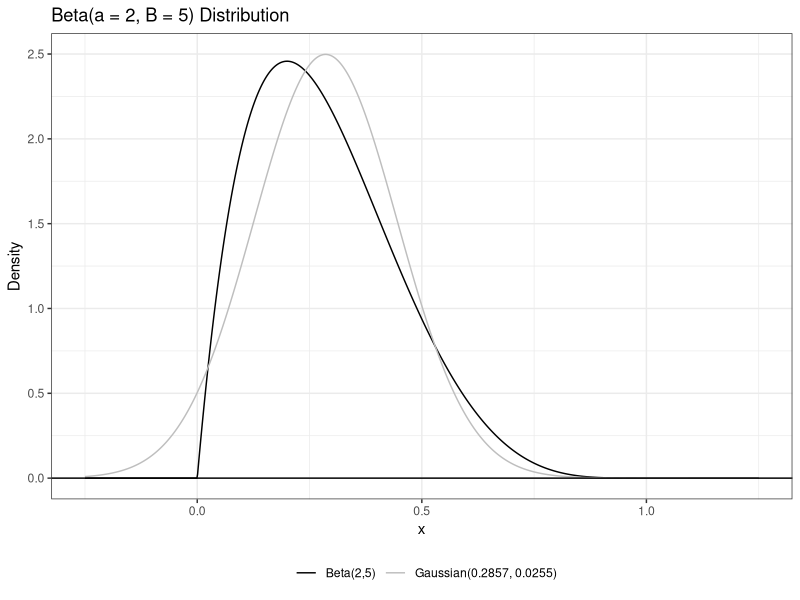
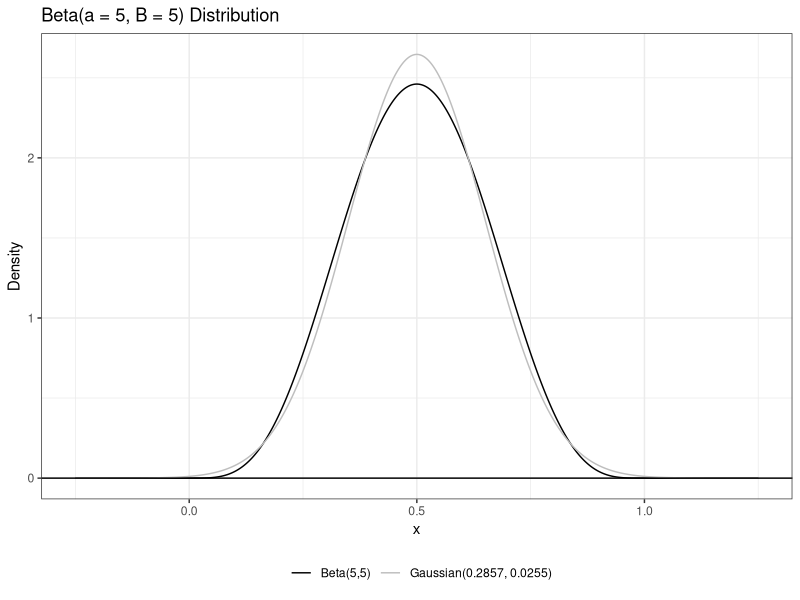
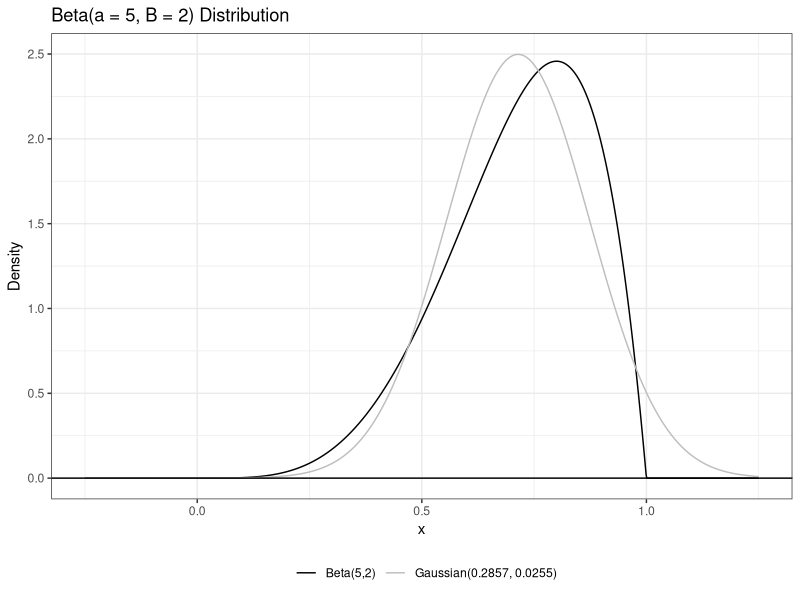
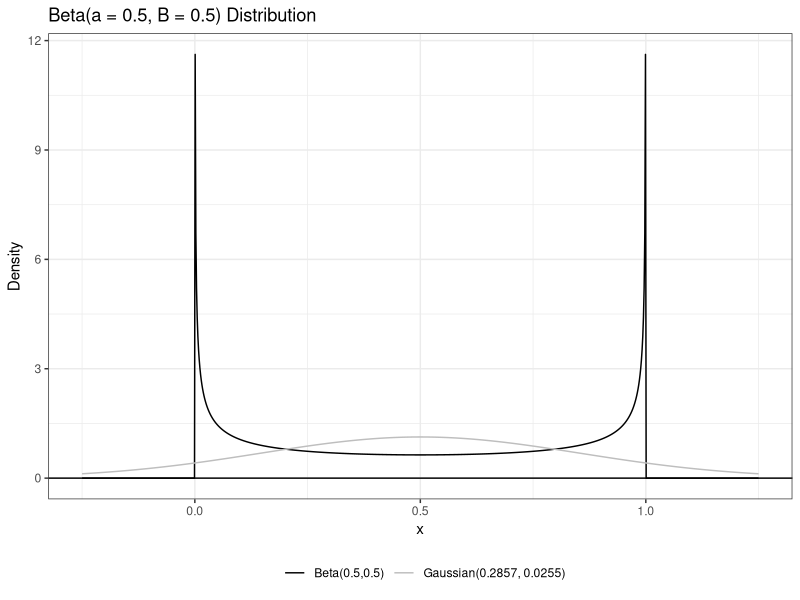
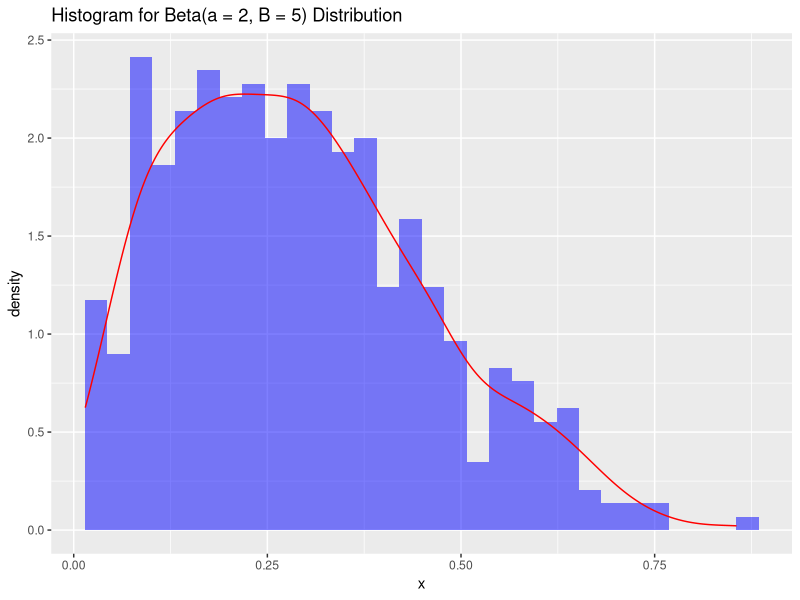

Source code (R) for these figures, in order:
########################################################################################################
#Task One: Describe the Population Distribution
#Load TidyVerse
library(tidyverse)

# Create a tibble with alpha and beta combinations
results <- tibble(
  Alpha = c(2, 5, 5, 0.5),
  Beta = c(5, 5, 2, 0.5)) |>
# Calculate all the statistics using mutate()
mutate(
  Mean = Alpha / (Alpha + Beta),
  Variance = (Alpha * Beta) / ((Alpha + Beta)^2 * (Alpha + Beta + 1)),
  Skewness = (2 * (Beta - Alpha)) * (sqrt(Alpha + Beta + 1)) / ((Alpha + Beta + 2) * sqrt(Alpha * Beta)),
  Excess_Kurtosis = ((6 * (((Alpha - Beta)^2) * (Alpha + Beta + 1) - 
  Alpha * Beta * (Alpha + Beta + 2))) / ((Alpha * Beta) * (Alpha + Beta + 2) * (Alpha + Beta + 3)))) |>
  mutate(Case = c("Case1","Case2","Case3","Case4")) |>
  select(Case, everything())

########################################################################################################
# Plot the 2,5 Distribution
########################################################################################################
alpha <- 2
beta <- 5
q1.fig.dat <- tibble(x = seq(-0.25, 1.25, length.out=1000))|>   # generate a grid of points
  mutate(beta.pdf = dbeta(x, alpha, beta),                      # compute the beta PDF
         norm.pdf = dnorm(x,                                    # Gaussian distribution with
                          mean = alpha/(alpha+beta),            # same mean and variance
                          sd = sqrt((alpha*beta)/((alpha+beta)^2*(alpha+beta+1)))))

ggplot(data= q1.fig.dat)+                                              # specify data
  geom_line(aes(x=x, y=beta.pdf, color="Beta(2,5)")) +                 # plot beta dist
  geom_line(aes(x=x, y=norm.pdf, color="Gaussian(0.2857, 0.0255)")) +  # plot guassian dist
  geom_hline(yintercept=0)+                                            # plot x axis
  theme_bw()+                                                          # change theme
  xlab("x")+                                                           # label x axis
  ylab("Density")+                                                     # label y axis
  scale_color_manual("", values = c("black", "grey"))+                 # change colors
  theme(legend.position = "bottom") +                                  # move legend to bottom
  ggtitle("Beta(a = 2, B = 5) Distribution")                           # title graph                          

########################################################################################################
# Plot the 5,5 Distribution
########################################################################################################
alpha <- 5
beta <- 5
q1.fig.dat <- tibble(x = seq(-0.25, 1.25, length.out=1000))|>   # generate a grid of points
  mutate(beta.pdf = dbeta(x, alpha, beta),                      # compute the beta PDF
         norm.pdf = dnorm(x,                                    # Gaussian distribution with
                          mean = alpha/(alpha+beta),            # same mean and variance
                          sd = sqrt((alpha*beta)/((alpha+beta)^2*(alpha+beta+1)))))

ggplot(data= q1.fig.dat)+                                              # specify data
  geom_line(aes(x=x, y=beta.pdf, color="Beta(5,5)")) +                 # plot beta dist
  geom_line(aes(x=x, y=norm.pdf, color="Gaussian(0.2857, 0.0255)")) +  # plot guassian dist
  geom_hline(yintercept=0)+                                            # plot x axis
  theme_bw()+                                                          # change theme
  xlab("x")+                                                           # label x axis
  ylab("Density")+                                                     # label y axis
  scale_color_manual("", values = c("black", "grey"))+                 # change colors
  theme(legend.position = "bottom") +                                  # move legend to bottom
  ggtitle("Beta(a = 5, B = 5) Distribution")                           # title graph      
########################################################################################################
# Plot the 5,2 Distribution
########################################################################################################
alpha <- 5
beta <- 2
q1.fig.dat <- tibble(x = seq(-0.25, 1.25, length.out=1000))|>   # generate a grid of points
  mutate(beta.pdf = dbeta(x, alpha, beta),                      # compute the beta PDF
         norm.pdf = dnorm(x,                                    # Gaussian distribution with
                          mean = alpha/(alpha+beta),            # same mean and variance
                          sd = sqrt((alpha*beta)/((alpha+beta)^2*(alpha+beta+1)))))

ggplot(data= q1.fig.dat)+                                              # specify data
  geom_line(aes(x=x, y=beta.pdf, color="Beta(5,2)")) +                 # plot beta dist
  geom_line(aes(x=x, y=norm.pdf, color="Gaussian(0.2857, 0.0255)")) +  # plot guassian dist
  geom_hline(yintercept=0)+                                            # plot x axis
  theme_bw()+                                                          # change theme
  xlab("x")+                                                           # label x axis
  ylab("Density")+                                                     # label y axis
  scale_color_manual("", values = c("black", "grey"))+                 # change colors
  theme(legend.position = "bottom") +                                  # move legend to bottom
  ggtitle("Beta(a = 5, B = 2) Distribution")                           # title graph      
########################################################################################################
# Plot the 0.5,0.5 Distribution
########################################################################################################
alpha <- 0.5
beta <- 0.5
q1.fig.dat <- tibble(x = seq(-0.25, 1.25, length.out=1000))|>   # generate a grid of points
  mutate(beta.pdf = dbeta(x, alpha, beta),                      # compute the beta PDF
         norm.pdf = dnorm(x,                                    # Gaussian distribution with
                          mean = alpha/(alpha+beta),            # same mean and variance
                          sd = sqrt((alpha*beta)/((alpha+beta)^2*(alpha+beta+1)))))

ggplot(data= q1.fig.dat)+                                              # specify data
  geom_line(aes(x=x, y=beta.pdf, color="Beta(0.5,0.5)")) +             # plot beta dist
  geom_line(aes(x=x, y=norm.pdf, color="Gaussian(0.2857, 0.0255)")) +  # plot guassian dist
  geom_hline(yintercept=0)+                                            # plot x axis
  theme_bw()+                                                          # change theme
  xlab("x")+                                                           # label x axis
  ylab("Density")+                                                     # label y axis
  scale_color_manual("", values = c("black", "grey"))+                 # change colors
  theme(legend.position = "bottom") +                                  # move legend to bottom
  ggtitle("Beta(a = 0.5, B = 0.5) Distribution")                           # title graph      
########################################################################################################
#Task Two: Compute the Moments

beta.moment <- function(alpha, beta, k, centered = TRUE) {
  if(centered==FALSE){
    #Calculates mean when not centered
    mean <- function(x) {(x^k)*(dbeta(x,alpha,beta))}
    integrate(mean, lower = 0, upper = Inf)$value
  }else{
    #Calculates mean when centered
    mean <- function(x) {(x^1)*(dbeta(x,alpha,beta))}
    mean <- integrate(mean, lower = 0, upper = Inf)$value
    #Calculates variance
    var <- function(x) {((x-mean)^k)*(dbeta(x,alpha,beta))}
    integrate(var, lower = 0, upper = Inf)$value
    }
  }
#Can use this function to calculate skewness and kurtosis
########################################################################################################
#Task Three: Do Data Summaries Help?

##########################
# Generate a sample
##########################
set.seed(7272) # Set seed so we all get the same results.
sample.size <- 500 # Specify sample details
alpha <- 2
beta <- 5
beta.sample <- rbeta(n = sample.size,  # sample size
                     shape1 = alpha,   # alpha parameter
                     shape2 = beta)    # beta parameter
  
#Histogram for Beta(a = 2, B = 5) Distribution
beta.sample <- data.frame(x = beta.sample)
ggplot(beta.sample, aes(x = x)) +  
  geom_histogram(aes(y = ..density..), bins = 30, fill = "blue", alpha = 0.5) +
  geom_density(color = "red") +
  ggtitle("Histogram for Beta(a = 2, B = 5) Distribution")
